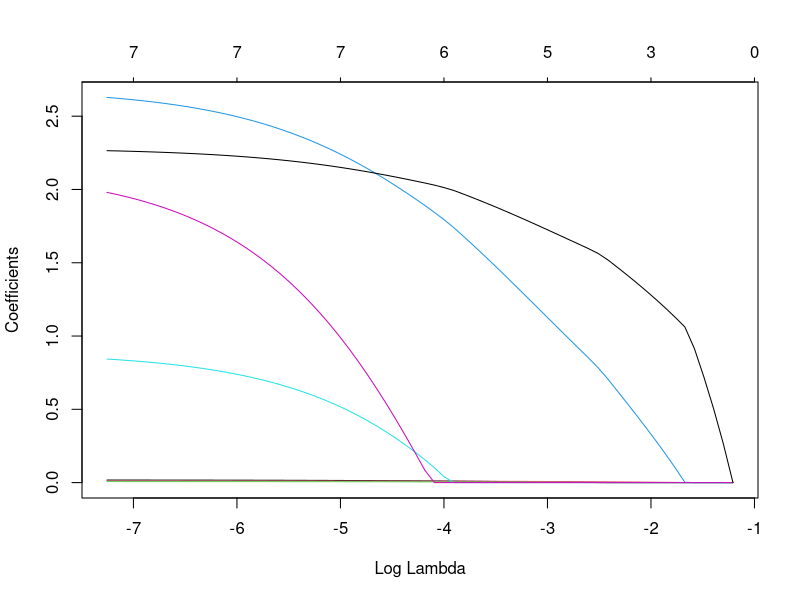
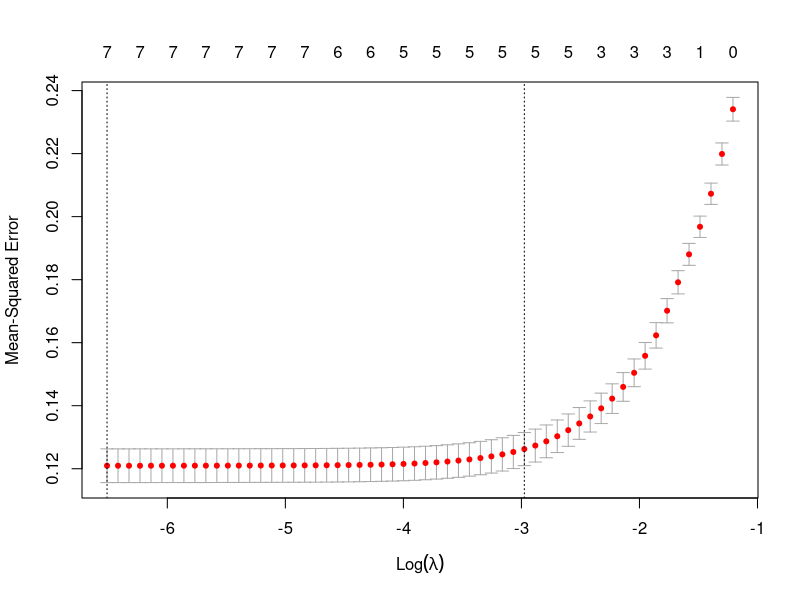

Write the R code that produced these figures, in order.
# ARYAN'S FILE

library(tidyverse)

data <- readr::read_csv("alzheimer_data.csv")
attach(data)

# MODEL

library(glmnet)

test_range <- 438 # Length of testing dataset (540 = 20% of training dataset)
test_data <- head(data, test_range) # Get first 540 rows
data <- tail(data, -test_range) # Delete first 540 rows from training data

# xfactors for categorical variables, x for numerical
xfactors <- model.matrix(bin_diag ~ as.factor(bin_games) + as.factor(bin_motsev) + as.factor(bin_hallsev) + as.factor(bin_travel))[, -1]
x        <- as.matrix(data.frame(traila, trailb, csfvol, xfactors))

# Note alpha=1 for lasso only and can blend with ridge penalty down to
# alpha=0 ridge only.
glmmod <- glmnet(x, y=as.factor(bin_diag), alpha=1, family="binomial")


# Plot variable coefficients vs. shrinkage parameter lambda.
plot(glmmod, xvar="lambda")


coef(glmmod)[,10] # Get coefficients (beta variables)

cv.glmmod <- cv.glmnet(x, y=bin_diag, alpha=1)


plot(cv.glmmod)

model <- glm(bin_diag ~ x) # this is the model with no lasso

(best.lambda <- cv.glmmod$lambda.min) # Best lambda value? Not sure

# Inputs to predict from
test_xfactors <- model.matrix(test_data$bin_diag ~ as.factor(test_data$bin_games) + as.factor(test_data$bin_motsev) + as.factor(test_data$bin_hallsev) + as.factor(test_data$bin_travel))[, -1]
test_x        <- as.matrix(data.frame(test_data$traila, test_data$trailb, test_data$csfvol, test_xfactors))

actual <- test_data$bin_diag # Actual values to compare to prediction
pred <- predict(cv.glmmod, newx = test_x) # Run prediction

cutoff <- 0.5 # Prediction is > or < than 0.5.
pred <- replace(pred, pred < cutoff, 0) # Replace predictions < 0.5 with 0
pred <- replace(pred, pred >= cutoff, 1) # Replace predictions >= 0.5 with 1

#plot(actual, lwd=1, type="o", col="blue", ylab="Actual vs. Predicted") # Plot actual values

#lines(pred, lwd=2, type="o", col="red") # Plot predicted values

# Calculate accuracy
count <- 0
for (i in 1:test_range) {
  if(actual[i] == pred[i]) {
    count <- count + 1
  }
}

accuracy <- count/test_range*100
accuracy


# PROPORTION TESTING

# Percentage of bad chess with a diagnosis: 96.58

data %>%
  filter(games > 0 & games < 4 & diagnosis > 0) %>%
  nrow() /
  data %>%
  filter(games > 0 & games < 4) %>%
  nrow()

# Number of bad chess samples: 438

data %>%
  filter(games > 0 & games < 4) %>%
  nrow()

# Percentage of TRAILA >= 90 with a diagnosis: 91.89%

data %>%
  filter(traila >= 90 & traila <= 150 & diagnosis > 0) %>%
  nrow() /
  data %>%
  filter(traila >= 90 & traila <= 150) %>%
  nrow()

# Percentage of TRAILB >= 250 with a diagnosis: 91.77%

data %>%
  filter(trailb >= 250 & trailb <= 300 & diagnosis > 0) %>%
  nrow() /
  data %>%
  filter(trailb >= 250 & trailb <= 300) %>%
  nrow()

